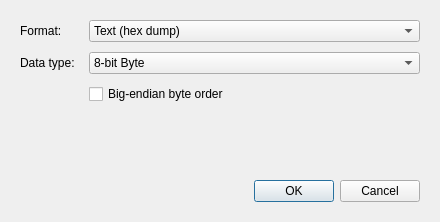
<?xml version="1.0" encoding="UTF-8"?>
<ui version="4.0">
 <class>CopyAsDialog</class>
 <widget class="QDialog" name="CopyAsDialog">
  <property name="windowModality">
   <enum>Qt::WindowModality::WindowModal</enum>
  </property>
  <property name="geometry">
   <rect>
    <x>0</x>
    <y>0</y>
    <width>440</width>
    <height>222</height>
   </rect>
  </property>
  <property name="minimumSize">
   <size>
    <width>440</width>
    <height>0</height>
   </size>
  </property>
  <property name="contextMenuPolicy">
   <enum>Qt::ContextMenuPolicy::DefaultContextMenu</enum>
  </property>
  <property name="windowTitle">
   <string>Copy As</string>
  </property>
  <property name="modal">
   <bool>true</bool>
  </property>
  <layout class="QVBoxLayout" name="verticalLayout">
   <property name="leftMargin">
    <number>20</number>
   </property>
   <property name="topMargin">
    <number>20</number>
   </property>
   <property name="rightMargin">
    <number>20</number>
   </property>
   <property name="bottomMargin">
    <number>20</number>
   </property>
   <item>
    <layout class="QFormLayout" name="formLayout">
     <property name="horizontalSpacing">
      <number>14</number>
     </property>
     <property name="verticalSpacing">
      <number>10</number>
     </property>
     <item row="0" column="0">
      <widget class="QLabel" name="labelFormat">
       <property name="text">
        <string>Format:</string>
       </property>
      </widget>
     </item>
     <item row="0" column="1">
      <widget class="MenuComboBox" name="comboFormat">
       <property name="sizePolicy">
        <sizepolicy hsizetype="Expanding" vsizetype="Fixed">
         <horstretch>0</horstretch>
         <verstretch>0</verstretch>
        </sizepolicy>
       </property>
       <item>
        <property name="text">
         <string>Text (hex dump)</string>
        </property>
       </item>
       <item>
        <property name="text">
         <string>Raw Hex Bytes</string>
        </property>
       </item>
       <item>
        <property name="text">
         <string>HTML</string>
        </property>
       </item>
       <item>
        <property name="text">
         <string>C/C++ Source</string>
        </property>
       </item>
       <item>
        <property name="text">
         <string>Assembler</string>
        </property>
       </item>
       <item>
        <property name="text">
         <string>Intel Hex Records</string>
        </property>
       </item>
       <item>
        <property name="text">
         <string>Motorola S-Records</string>
        </property>
       </item>
       <item>
        <property name="text">
         <string>Base64</string>
        </property>
       </item>
       <item>
        <property name="text">
         <string>UUEncode</string>
        </property>
       </item>
      </widget>
     </item>
     <item row="1" column="0">
      <widget class="QLabel" name="labelDataType">
       <property name="text">
        <string>Data type:</string>
       </property>
      </widget>
     </item>
     <item row="1" column="1">
      <widget class="MenuComboBox" name="comboDataType">
       <property name="sizePolicy">
        <sizepolicy hsizetype="Expanding" vsizetype="Fixed">
         <horstretch>0</horstretch>
         <verstretch>0</verstretch>
        </sizepolicy>
       </property>
       <item>
        <property name="text">
         <string>8-bit Byte</string>
        </property>
       </item>
       <item>
        <property name="text">
         <string>16-bit Word</string>
        </property>
       </item>
       <item>
        <property name="text">
         <string>32-bit Dword</string>
        </property>
       </item>
       <item>
        <property name="text">
         <string>64-bit Qword</string>
        </property>
       </item>
       <item>
        <property name="text">
         <string>Float (32-bit IEEE)</string>
        </property>
       </item>
       <item>
        <property name="text">
         <string>Double (64-bit IEEE)</string>
        </property>
       </item>
      </widget>
     </item>
     <item row="2" column="1">
      <widget class="QCheckBox" name="checkBigEndian">
       <property name="text">
        <string>Big-endian byte order</string>
       </property>
      </widget>
     </item>
    </layout>
   </item>
   <item>
    <spacer name="verticalSpacer">
     <property name="orientation">
      <enum>Qt::Orientation::Vertical</enum>
     </property>
     <property name="sizeType">
      <enum>QSizePolicy::Policy::Fixed</enum>
     </property>
     <property name="sizeHint" stdset="0">
      <size>
       <width>0</width>
       <height>12</height>
      </size>
     </property>
    </spacer>
   </item>
   <item>
    <widget class="QDialogButtonBox" name="buttonBox">
     <property name="orientation">
      <enum>Qt::Orientation::Horizontal</enum>
     </property>
     <property name="standardButtons">
      <set>QDialogButtonBox::StandardButton::Cancel|QDialogButtonBox::StandardButton::Ok</set>
     </property>
    </widget>
   </item>
  </layout>
 </widget>
 <customwidgets>
  <customwidget>
   <class>MenuComboBox</class>
   <extends>QComboBox</extends>
   <header>menucombobox.h</header>
  </customwidget>
 </customwidgets>
 <resources/>
 <connections>
  <connection>
   <sender>buttonBox</sender>
   <signal>accepted()</signal>
   <receiver>CopyAsDialog</receiver>
   <slot>accept()</slot>
   <hints>
    <hint type="sourcelabel">
     <x>248</x>
     <y>254</y>
    </hint>
    <hint type="destinationlabel">
     <x>157</x>
     <y>274</y>
    </hint>
   </hints>
  </connection>
  <connection>
   <sender>buttonBox</sender>
   <signal>rejected()</signal>
   <receiver>CopyAsDialog</receiver>
   <slot>reject()</slot>
   <hints>
    <hint type="sourcelabel">
     <x>316</x>
     <y>260</y>
    </hint>
    <hint type="destinationlabel">
     <x>286</x>
     <y>274</y>
    </hint>
   </hints>
  </connection>
 </connections>
</ui>
